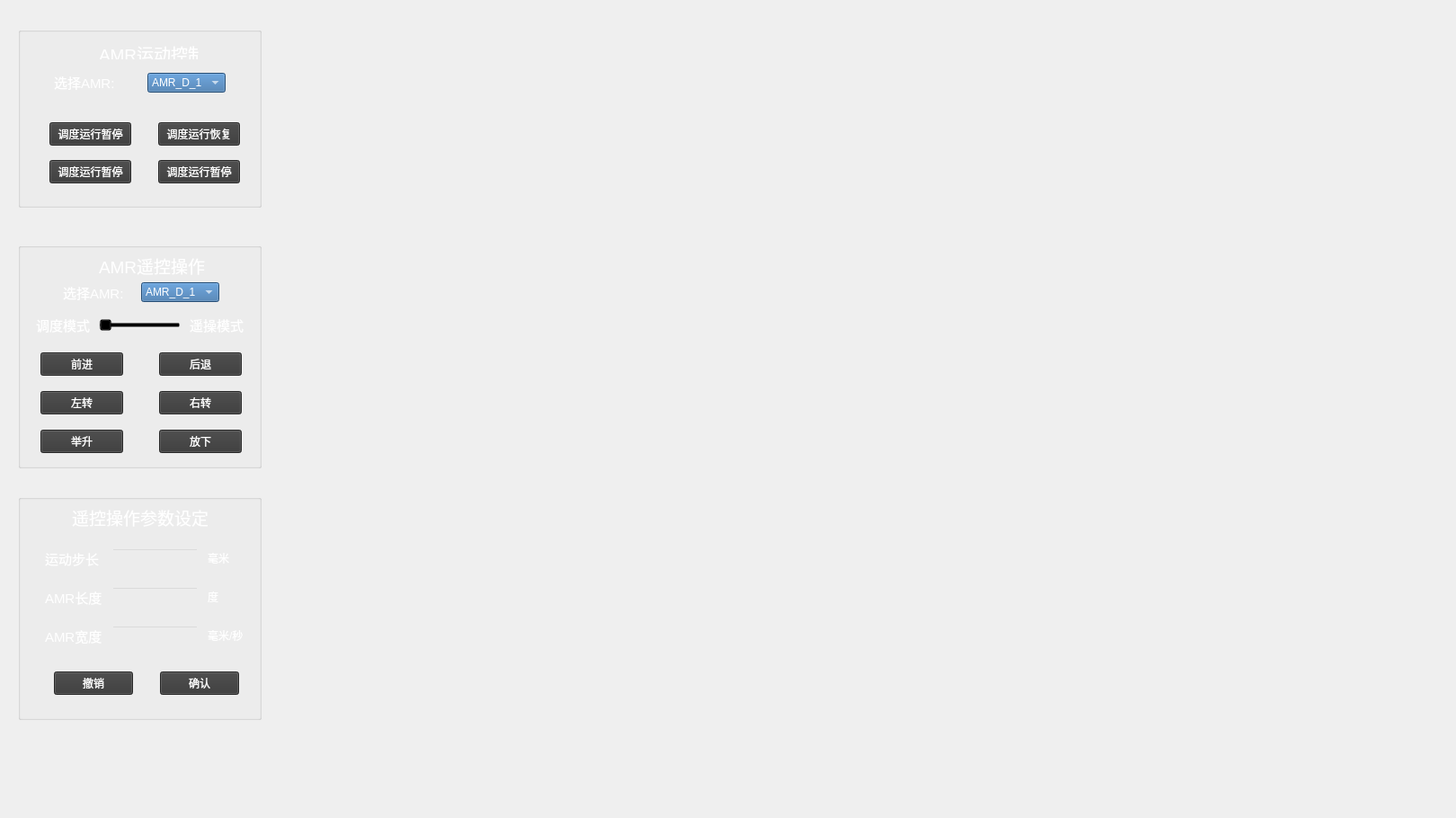
      <widget class="QWidget" name="tab_5">
       <attribute name="title">
        <string>AMR干预控制</string>
       </attribute>
       <widget class="DRAWmap" name="managePaint" native="true">
        <property name="geometry">
         <rect>
          <x>210</x>
          <y>-70</y>
          <width>1401</width>
          <height>901</height>
         </rect>
        </property>
        <property name="styleSheet">
         <string notr="true"/>
        </property>
       </widget>
       <widget class="QWidget" name="widget_5" native="true">
        <property name="geometry">
         <rect>
          <x>10</x>
          <y>10</y>
          <width>321</width>
          <height>821</height>
         </rect>
        </property>
        <widget class="QGroupBox" name="groupBox_38">
         <property name="geometry">
          <rect>
           <x>10</x>
           <y>20</y>
           <width>271</width>
           <height>201</height>
          </rect>
         </property>
         <property name="styleSheet">
          <string notr="true">background-color: transparent;</string>
         </property>
         <property name="title">
          <string/>
         </property>
         <widget class="QLabel" name="label_240">
          <property name="geometry">
           <rect>
            <x>90</x>
            <y>15</y>
            <width>111</width>
            <height>21</height>
           </rect>
          </property>
          <property name="text">
           <string>&lt;html&gt;&lt;head/&gt;&lt;body&gt;&lt;p&gt;&lt;span style=&quot; font-size:14pt; color:#ffffff;&quot;&gt;AMR运动控制&lt;/span&gt;&lt;/p&gt;&lt;/body&gt;&lt;/html&gt;</string>
          </property>
         </widget>
         <widget class="QWidget" name="layoutWidget_8">
          <property name="geometry">
           <rect>
            <x>30</x>
            <y>50</y>
            <width>211</width>
            <height>24</height>
           </rect>
          </property>
          <layout class="QHBoxLayout" name="horizontalLayout_9">
           <property name="spacing">
            <number>20</number>
           </property>
           <property name="leftMargin">
            <number>10</number>
           </property>
           <property name="rightMargin">
            <number>10</number>
           </property>
           <item>
            <widget class="QLabel" name="label_241">
             <property name="text">
              <string>&lt;html&gt;&lt;head/&gt;&lt;body&gt;&lt;p&gt;&lt;span style=&quot; font-size:11pt; color:#ffffff;&quot;&gt;选择AMR:&lt;/span&gt;&lt;/p&gt;&lt;/body&gt;&lt;/html&gt;</string>
             </property>
            </widget>
           </item>
           <item>
            <widget class="QComboBox" name="comboBox_10">
             <property name="styleSheet">
              <string notr="true">background-color: rgb(55, 111, 167);
color: rgb(255, 255, 255);</string>
             </property>
             <item>
              <property name="text">
               <string>AMR_D_1</string>
              </property>
             </item>
             <item>
              <property name="text">
               <string>AMR_D_2</string>
              </property>
             </item>
             <item>
              <property name="text">
               <string>AMR_S_1</string>
              </property>
             </item>
             <item>
              <property name="text">
               <string>AMR_S_2</string>
              </property>
             </item>
            </widget>
           </item>
          </layout>
         </widget>
         <widget class="QWidget" name="layoutWidget_9">
          <property name="geometry">
           <rect>
            <x>20</x>
            <y>100</y>
            <width>242</width>
            <height>81</height>
           </rect>
          </property>
          <layout class="QGridLayout" name="gridLayout_21">
           <property name="leftMargin">
            <number>15</number>
           </property>
           <property name="rightMargin">
            <number>15</number>
           </property>
           <property name="horizontalSpacing">
            <number>30</number>
           </property>
           <property name="verticalSpacing">
            <number>10</number>
           </property>
           <item row="0" column="0">
            <widget class="QPushButton" name="pushButton_82">
             <property name="styleSheet">
              <string notr="true">background-color: rgb(56, 56, 56);
color: rgb(255, 255, 255);</string>
             </property>
             <property name="text">
              <string>调度运行暂停</string>
             </property>
            </widget>
           </item>
           <item row="0" column="1">
            <widget class="QPushButton" name="pushButton_83">
             <property name="styleSheet">
              <string notr="true">background-color: rgb(56, 56, 56);
color: rgb(255, 255, 255);</string>
             </property>
             <property name="text">
              <string>调度运行恢复</string>
             </property>
            </widget>
           </item>
           <item row="1" column="0">
            <widget class="QPushButton" name="pushButton_100">
             <property name="styleSheet">
              <string notr="true">background-color: rgb(56, 56, 56);
color: rgb(255, 255, 255);</string>
             </property>
             <property name="text">
              <string>调度运行暂停</string>
             </property>
            </widget>
           </item>
           <item row="1" column="1">
            <widget class="QPushButton" name="pushButton_101">
             <property name="styleSheet">
              <string notr="true">background-color: rgb(56, 56, 56);
color: rgb(255, 255, 255);</string>
             </property>
             <property name="text">
              <string>调度运行暂停</string>
             </property>
            </widget>
           </item>
          </layout>
         </widget>
        </widget>
        <widget class="QGroupBox" name="groupBox_41">
         <property name="geometry">
          <rect>
           <x>10</x>
           <y>540</y>
           <width>271</width>
           <height>251</height>
          </rect>
         </property>
         <property name="styleSheet">
          <string notr="true">background-color: transparent;</string>
         </property>
         <property name="title">
          <string/>
         </property>
         <widget class="QLabel" name="label_247">
          <property name="geometry">
           <rect>
            <x>60</x>
            <y>10</y>
            <width>151</width>
            <height>31</height>
           </rect>
          </property>
          <property name="text">
           <string>&lt;html&gt;&lt;head/&gt;&lt;body&gt;&lt;p&gt;&lt;span style=&quot; font-size:14pt; color:#ffffff;&quot;&gt;遥控操作参数设定&lt;/span&gt;&lt;/p&gt;&lt;/body&gt;&lt;/html&gt;</string>
          </property>
         </widget>
         <widget class="QWidget" name="layoutWidget">
          <property name="geometry">
           <rect>
            <x>30</x>
            <y>50</y>
            <width>221</width>
            <height>131</height>
           </rect>
          </property>
          <layout class="QGridLayout" name="gridLayout_27">
           <property name="spacing">
            <number>10</number>
           </property>
           <item row="0" column="0">
            <widget class="QLabel" name="label_259">
             <property name="text">
              <string>&lt;html&gt;&lt;head/&gt;&lt;body&gt;&lt;p&gt;&lt;span style=&quot; font-size:11pt; color:#ffffff;&quot;&gt;运动步长&lt;/span&gt;&lt;/p&gt;&lt;/body&gt;&lt;/html&gt;</string>
             </property>
            </widget>
           </item>
           <item row="0" column="1">
            <widget class="QLineEdit" name="lineEdit_204"/>
           </item>
           <item row="0" column="2">
            <widget class="QLabel" name="label_284">
             <property name="text">
              <string>&lt;html&gt;&lt;head/&gt;&lt;body&gt;&lt;p&gt;&lt;span style=&quot; color:#ffffff;&quot;&gt;毫米&lt;/span&gt;&lt;/p&gt;&lt;/body&gt;&lt;/html&gt;</string>
             </property>
            </widget>
           </item>
           <item row="1" column="0">
            <widget class="QLabel" name="label_257">
             <property name="text">
              <string>&lt;html&gt;&lt;head/&gt;&lt;body&gt;&lt;p&gt;&lt;span style=&quot; font-size:11pt; color:#ffffff;&quot;&gt;AMR长度&lt;/span&gt;&lt;/p&gt;&lt;/body&gt;&lt;/html&gt;</string>
             </property>
            </widget>
           </item>
           <item row="1" column="1">
            <widget class="QLineEdit" name="lineEdit_212"/>
           </item>
           <item row="1" column="2">
            <widget class="QLabel" name="label_290">
             <property name="text">
              <string>&lt;html&gt;&lt;head/&gt;&lt;body&gt;&lt;p&gt;&lt;span style=&quot; color:#ffffff;&quot;&gt;度&lt;/span&gt;&lt;/p&gt;&lt;/body&gt;&lt;/html&gt;</string>
             </property>
            </widget>
           </item>
           <item row="2" column="0">
            <widget class="QLabel" name="label_258">
             <property name="text">
              <string>&lt;html&gt;&lt;head/&gt;&lt;body&gt;&lt;p&gt;&lt;span style=&quot; font-size:11pt; color:#ffffff;&quot;&gt;AMR宽度&lt;/span&gt;&lt;/p&gt;&lt;/body&gt;&lt;/html&gt;</string>
             </property>
            </widget>
           </item>
           <item row="2" column="1">
            <widget class="QLineEdit" name="lineEdit_213"/>
           </item>
           <item row="2" column="2">
            <widget class="QLabel" name="label_291">
             <property name="text">
              <string>&lt;html&gt;&lt;head/&gt;&lt;body&gt;&lt;p&gt;&lt;span style=&quot; color:#ffffff;&quot;&gt;毫米/秒&lt;/span&gt;&lt;/p&gt;&lt;/body&gt;&lt;/html&gt;</string>
             </property>
            </widget>
           </item>
          </layout>
         </widget>
         <widget class="QWidget" name="layoutWidget">
          <property name="geometry">
           <rect>
            <x>30</x>
            <y>190</y>
            <width>226</width>
            <height>41</height>
           </rect>
          </property>
          <layout class="QHBoxLayout" name="horizontalLayout_11">
           <property name="spacing">
            <number>30</number>
           </property>
           <property name="leftMargin">
            <number>10</number>
           </property>
           <property name="rightMargin">
            <number>10</number>
           </property>
           <item>
            <widget class="QPushButton" name="pushButton_91">
             <property name="styleSheet">
              <string notr="true">background-color: rgb(56, 56, 56);
color: rgb(255, 255, 255);</string>
             </property>
             <property name="text">
              <string>撤销</string>
             </property>
            </widget>
           </item>
           <item>
            <widget class="QPushButton" name="pushButton_81">
             <property name="styleSheet">
              <string notr="true">background-color: rgb(56, 56, 56);
color: rgb(255, 255, 255);</string>
             </property>
             <property name="text">
              <string>确认</string>
             </property>
            </widget>
           </item>
          </layout>
         </widget>
        </widget>
        <widget class="QGroupBox" name="groupBox_42">
         <property name="geometry">
          <rect>
           <x>10</x>
           <y>260</y>
           <width>271</width>
           <height>251</height>
          </rect>
         </property>
         <property name="styleSheet">
          <string notr="true">background-color: transparent;</string>
         </property>
         <property name="title">
          <string/>
         </property>
         <widget class="QLabel" name="label_248">
          <property name="geometry">
           <rect>
            <x>90</x>
            <y>10</y>
            <width>131</width>
            <height>31</height>
           </rect>
          </property>
          <property name="text">
           <string>&lt;html&gt;&lt;head/&gt;&lt;body&gt;&lt;p&gt;&lt;span style=&quot; font-size:14pt; color:#ffffff;&quot;&gt;AMR遥控操作&lt;/span&gt;&lt;/p&gt;&lt;/body&gt;&lt;/html&gt;</string>
          </property>
         </widget>
         <widget class="QWidget" name="layoutWidget_6">
          <property name="geometry">
           <rect>
            <x>50</x>
            <y>40</y>
            <width>174</width>
            <height>31</height>
           </rect>
          </property>
          <layout class="QHBoxLayout" name="horizontalLayout_10">
           <item>
            <widget class="QLabel" name="label_260">
             <property name="text">
              <string>&lt;html&gt;&lt;head/&gt;&lt;body&gt;&lt;p&gt;&lt;span style=&quot; font-size:11pt; color:#ffffff;&quot;&gt;选择AMR:&lt;/span&gt;&lt;/p&gt;&lt;/body&gt;&lt;/html&gt;</string>
             </property>
            </widget>
           </item>
           <item>
            <widget class="QComboBox" name="comboBox_14">
             <property name="styleSheet">
              <string notr="true">background-color: rgb(55, 111, 167);
color: rgb(255, 255, 255);</string>
             </property>
             <item>
              <property name="text">
               <string>AMR_D_1</string>
              </property>
             </item>
             <item>
              <property name="text">
               <string>AMR_D_2</string>
              </property>
             </item>
             <item>
              <property name="text">
               <string>AMR_S_1</string>
              </property>
             </item>
             <item>
              <property name="text">
               <string>AMR_S_2</string>
              </property>
             </item>
            </widget>
           </item>
          </layout>
         </widget>
         <widget class="QWidget" name="layoutWidget_7">
          <property name="geometry">
           <rect>
            <x>10</x>
            <y>120</y>
            <width>254</width>
            <height>119</height>
           </rect>
          </property>
          <layout class="QGridLayout" name="gridLayout_26">
           <property name="leftMargin">
            <number>15</number>
           </property>
           <property name="rightMargin">
            <number>15</number>
           </property>
           <property name="horizontalSpacing">
            <number>40</number>
           </property>
           <property name="verticalSpacing">
            <number>15</number>
           </property>
           <item row="0" column="0">
            <widget class="QPushButton" name="pushButton_84">
             <property name="styleSheet">
              <string notr="true">background-color: rgb(56, 56, 56);
color: rgb(255, 255, 255);</string>
             </property>
             <property name="text">
              <string>前进</string>
             </property>
            </widget>
           </item>
           <item row="0" column="1">
            <widget class="QPushButton" name="pushButton_85">
             <property name="styleSheet">
              <string notr="true">background-color: rgb(56, 56, 56);
color: rgb(255, 255, 255);</string>
             </property>
             <property name="text">
              <string>后退</string>
             </property>
            </widget>
           </item>
           <item row="1" column="0">
            <widget class="QPushButton" name="pushButton_86">
             <property name="styleSheet">
              <string notr="true">background-color: rgb(56, 56, 56);
color: rgb(255, 255, 255);</string>
             </property>
             <property name="text">
              <string>左转</string>
             </property>
            </widget>
           </item>
           <item row="1" column="1">
            <widget class="QPushButton" name="pushButton_87">
             <property name="styleSheet">
              <string notr="true">background-color: rgb(56, 56, 56);
color: rgb(255, 255, 255);</string>
             </property>
             <property name="text">
              <string>右转</string>
             </property>
            </widget>
           </item>
           <item row="2" column="0">
            <widget class="QPushButton" name="pushButton_102">
             <property name="styleSheet">
              <string notr="true">background-color: rgb(56, 56, 56);
color: rgb(255, 255, 255);</string>
             </property>
             <property name="text">
              <string>举升</string>
             </property>
            </widget>
           </item>
           <item row="2" column="1">
            <widget class="QPushButton" name="pushButton_103">
             <property name="styleSheet">
              <string notr="true">background-color: rgb(56, 56, 56);
color: rgb(255, 255, 255);</string>
             </property>
             <property name="text">
              <string>放下</string>
             </property>
            </widget>
           </item>
          </layout>
         </widget>
         <widget class="QWidget" name="layoutWidget">
          <property name="geometry">
           <rect>
            <x>20</x>
            <y>80</y>
            <width>231</width>
            <height>24</height>
           </rect>
          </property>
          <layout class="QHBoxLayout" name="horizontalLayout_12">
           <property name="spacing">
            <number>10</number>
           </property>
           <item>
            <widget class="QLabel" name="label_242">
             <property name="text">
              <string>&lt;html&gt;&lt;head/&gt;&lt;body&gt;&lt;p&gt;&lt;span style=&quot; font-size:11pt; color:#ffffff;&quot;&gt;调度模式&lt;/span&gt;&lt;/p&gt;&lt;/body&gt;&lt;/html&gt;</string>
             </property>
            </widget>
           </item>
           <item>
            <widget class="QSlider" name="horizontalSlider">
             <property name="orientation">
              <enum>Qt::Horizontal</enum>
             </property>
            </widget>
           </item>
           <item>
            <widget class="QLabel" name="label_243">
             <property name="text">
              <string>&lt;html&gt;&lt;head/&gt;&lt;body&gt;&lt;p&gt;&lt;span style=&quot; font-size:11pt; color:#ffffff;&quot;&gt;遥操模式&lt;/span&gt;&lt;/p&gt;&lt;/body&gt;&lt;/html&gt;</string>
             </property>
            </widget>
           </item>
          </layout>
         </widget>
        </widget>
       </widget>
      </widget>
